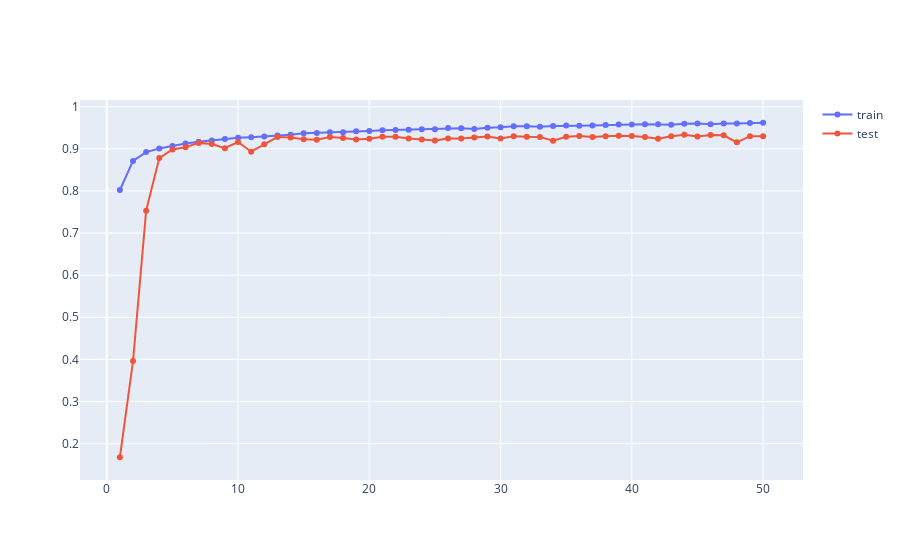
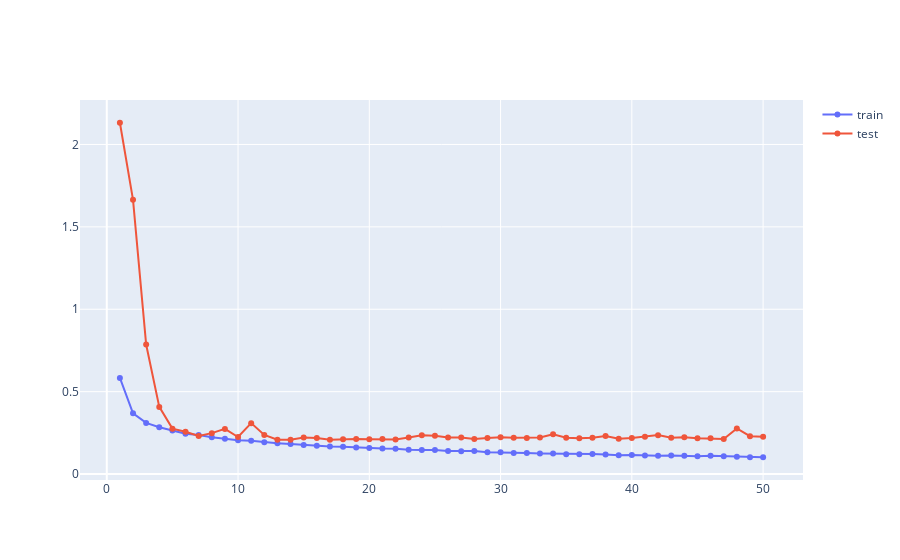

The notebook cell these images were saved under, in order:
### Code cell
configure_plotly_browser_state() # for Colab user

acc_data = [train_acc_trace, test_acc_trace]
iplot(acc_data, filename='acc-convo x 2 + dense 64 + dropout x 3 + bnorm')

loss_data = [train_loss_trace, test_loss_trace]
iplot(loss_data, filename='loss-convo x 2 + dense 64 + dropout x 3 + bnorm')
